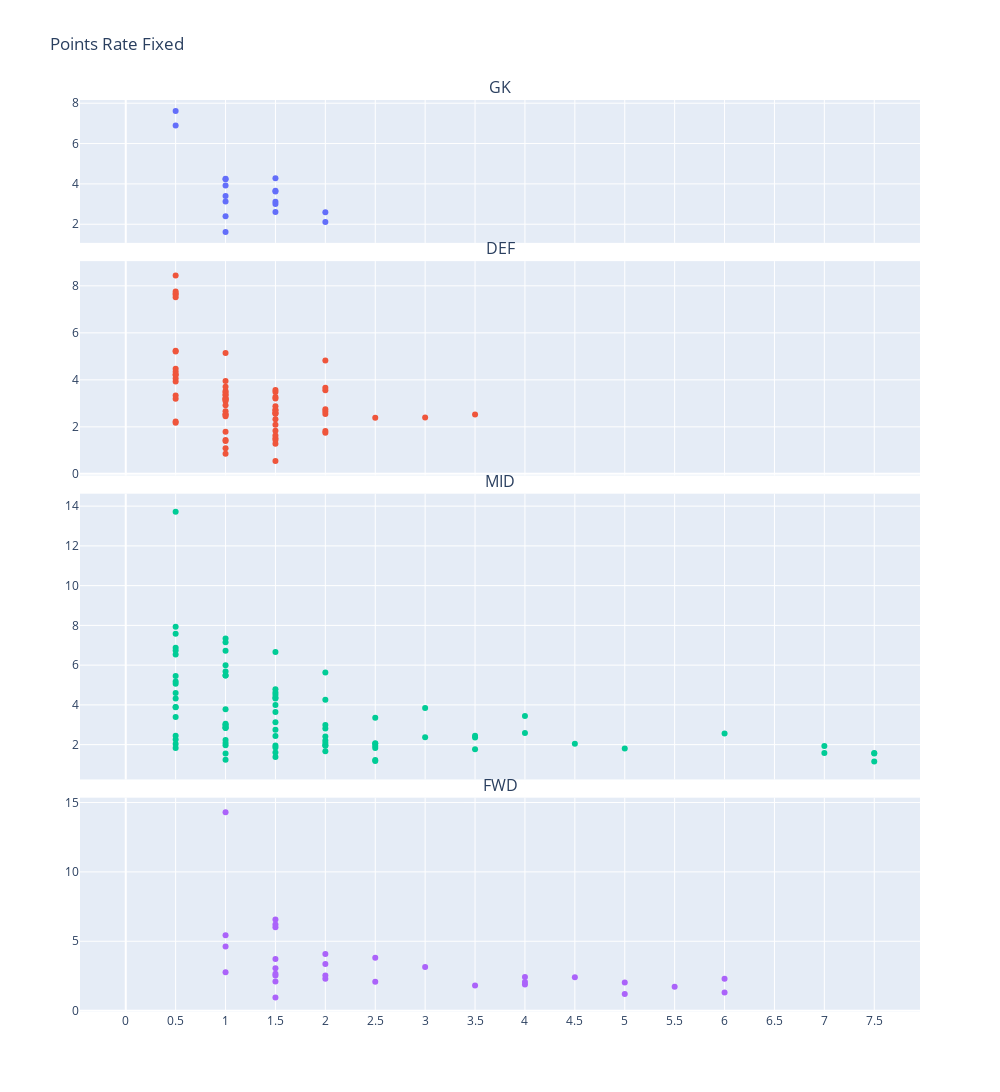

The notebook cell this image was saved under:
### Code cell
from plotly.subplots import make_subplots
import plotly.graph_objects as go

fig = make_subplots(rows=4, cols=1,subplot_titles=("GK", "DEF", "MID", "FWD"),
                   row_heights=[0.2,0.3,0.4,0.3],
                   shared_xaxes=True,
                   vertical_spacing=0.02,
                   #specs = [[{'template':'plotly_dark'}],[{'template':'plotly_dark'}],[{'template':'plotly_dark'}],[{'template':'plotly_dark'}]]
                   )
fig.add_trace(
    go.Scatter(x=GK["realCost"], y=GK["PointRateFixed"],mode='markers',text=GK['second_name']),
    row=1, col=1
)

fig.add_trace(
    go.Scatter(x=DEF["realCost"], y=DEF["PointRateFixed"],mode='markers',text=DEF['second_name']),
    row=2, col=1
)

fig.add_trace(
    go.Scatter(x=MID["realCost"], y=MID["PointRateFixed"],mode='markers',text=MID['second_name']),
    row=3, col=1
)

fig.add_trace(
    go.Scatter(x=FWD["realCost"], y=FWD["PointRateFixed"],mode='markers',text=FWD['second_name']),
    row=4, col=1
)

fig.update_xaxes(tick0=0, dtick=0.5)

fig.update_layout(height=1200, width=1000, title_text="Points Rate Fixed",showlegend=False)
fig.show()

### Figure 1 — Plotly figure (JSON) as saved in the notebook; plotly's stock layout.template omitted (floating-point values rounded to 4 significant figures)
{"data": [{"mode": "markers", "text": ["Leno", "Ryan", "Pope", "Arrizabalaga", "Guaita", "Pickford", "Schmeichel", "Ramses Becker", "Santana de Moraes", "de Gea", "Henderson", "Dubravka", "Ramsdale", "McCarthy", "Lloris", "Fabianski", "dos Santos Patrício"], "type": "scatter", "x": [1, 0.5, 1.5, 1, 1, 1, 1.5, 2, 2, 1.5, 1.5, 1, 1, 0.5, 1.5, 1, 1.5], "xaxis": "x", "y": [4.228, 6.901, 3.665, 1.616, 4.254, 2.398, 3.119, 2.595, 2.117, 2.612, 3.621, 3.918, 3.123, 7.619, 4.277, 3.401, 3.002], "yaxis": "y"}, {"mode": "markers", "text": ["Luiz Moreira Marinho", "Soares", "Mings", "Targett", "Konsa Ngoyo", "Guilbert", "Burn", "Dunk", "Montoya", "Webster", "Tarkowski", "Bardsley", "Pieters", "Mee", "Taylor", "Azpilicueta", "Alonso", "Rüdiger", "Zouma", "James", "Chilwell", "Cahill", "Ward", "Kelly", "van Aanholt", "Digne", "Keane", "Mina", "Holgate", "Evans", "Barbosa Pereira", "Söyüncü", "van Dijk", "Robertson", "Alexander-Arnold", "Gomez", "Otamendi", "Walker", "Mendy", "Aké", "Laporte", "Maguire", "Shaw", "Lindelöf", "Wan-Bissaka", "Fernández", "Lascelles", "Manquillo", "Basham", "Stevens", "Baldock", "Egan", "O'Connell", "Bertrand", "Stephens", "Bednarek", "Alderweireld", "Aurier", "Sánchez", "Doherty", "Ogbonna", "Cresswell", "Fredericks", "Diop", "Boly", "Coady", "Saïss", "Castro Otto"], "type": "scatter", "x": [1.5, 1, 1, 0.5, 0.5, 0.5, 0.5, 1, 0.5, 0.5, 1.5, 0.5, 0.5, 1, 0.5, 2, 2, 1, 1, 1, 1.5, 0.5, 0.5, 0.5, 1.5, 2, 1, 1.5, 1, 1.5, 2, 1.5, 2.5, 3, 3.5, 1.5, 1, 2, 2, 1.5, 2, 1.5, 1, 1, 1.5, 1, 0.5, 0.5, 1, 1.5, 1.5, 1, 1, 1, 1, 0.5, 1.5, 1.5, 1.5, 2, 1, 1, 0.5, 0.5, 1.5, 1, 1, 1.5], "xaxis": "x2", "y": [1.519, 3.477, 1.792, 5.238, 3.925, 3.337, 3.196, 3.529, 4.228, 4.348, 2.612, 7.619, 7.676, 3.194, 8.436, 1.827, 4.829, 2.924, 0.8536, 3.709, 3.482, 4.061, 4.202, 7.757, 2.872, 1.749, 2.66, 1.637, 2.534, 2.088, 2.659, 2.328, 2.386, 2.4, 2.521, 3.268, 5.146, 2.55, 2.75, 1.278, 3.558, 1.832, 3.353, 3.105, 2.562, 3.363, 5.202, 7.514, 3.146, 2.711, 2.573, 3.954, 3.225, 1.094, 2.53, 2.224, 1.443, 3.211, 0.5485, 3.667, 1.436, 1.393, 4.474, 2.17, 3.569, 2.456, 3.182, 2.727], "yaxis": "y2"}, {"mode": "markers", "text": ["Aubameyang", "Xhaka", "Pépé", "Saka", "Borges Da Silva", "Hourihane", "Grealish", "McGinn", "Ibrahim Hassan", "El Ghazi", "Soares de Paulo", "Stephens", "Groß", "Pröpper", "Mooy", "Trossard", "Cork", "Westwood", "McNeil", "Frello Filho", "Barkley", "Kovacic", "Pulisic", "Mount", "McArthur", "Kouyaté", "Milivojevic", "Zaha", "Walcott", "Sigurdsson", "Anício Caldeira Duarte", "Tielemans", "Pérez", "Maddison", "Barnes", "Ndidi", "Wijnaldum", "Henderson", "Oxlade-Chamberlain", "Mané", "Tavares", "Salah", "Wilson", "Gündogan", "De Bruyne", "Mahrez", "Sterling", "Veiga de Carvalho e Silva", "Foden", "Hernandez", "Borges Fernandes", "Pereira", "Rashford", "McTominay", "James", "Greenwood", "Shelvey", "Ritchie", "Hayden", "Saint-Maximin", "Almirón", "Hendrick", "Fleck", "Norwood", "Lundstram", "Redmond", "Armstrong", "Ward-Prowse", "Sissoko", "Lamela", "Son", "Rodrigues Moura da Silva", "Alli", "Højbjerg", "Noble", "Snodgrass", "Yarmolenko", "Pereira Gomes", "Rice", "Fornals", "Santos Moutinho", "Dendoncker", "Traoré", "da Silva Neves", "Jota"], "type": "scatter", "x": [7.5, 1, 3.5, 1, 3.5, 1.5, 2.5, 1, 1, 1.5, 0.5, 0, 1.5, 0.5, 0.5, 1.5, 0.5, 1, 1.5, 0.5, 1.5, 1, 4, 2.5, 1, 0.5, 1.5, 2.5, 1.5, 2.5, 1.5, 2, 2, 2.5, 2.5, 0.5, 1, 1, 2, 7.5, 1, 7.5, 1, 1, 7, 4, 7, 3, 2, 1, 6, 0.5, 5, 0.5, 2, 3, 1, 0.5, 0.5, 1, 1.5, 0.5, 1.5, 0.5, 1, 2, 1, 1.5, 0.5, 1.5, 4.5, 2.5, 3.5, 0.5, 0.5, 1.5, 1.5, 2, 0.5, 2, 1, 0.5, 2, 1, 2], "xaxis": "x3", "y": [1.156, 1.237, 1.768, 3.78, 2.444, 4.369, 1.93, 2.855, 5.682, 3.128, 5.069, null, 2.755, 2.265, 6.542, 3.992, 1.836, 3.048, 1.957, 6.734, 4.505, 2.228, 2.592, 2.066, 1.553, 4.596, 1.381, 1.171, 3.643, 1.221, 4.623, 1.948, 4.254, 2.043, 3.354, 3.894, 2.864, 5.998, 2.983, 1.554, 2.991, 1.575, 6.72, 2.087, 1.935, 3.438, 1.574, 2.375, 5.631, 2.984, 2.555, 7.578, 1.8, 7.932, 1.973, 3.837, 5.477, 13.72, 4.324, 5.484, 1.854, 5.181, 2.439, 3.885, 7.341, 1.665, 7.151, 1.598, 2.448, 4.323, 2.045, 1.826, 2.354, 2.036, 6.879, 4.787, 6.66, 2.21, 3.392, 2.077, 2.834, 5.448, 2.809, 1.965, 2.414], "yaxis": "y3"}, {"mode": "markers", "text": ["Lacazette", "Moraes", "Maupay", "Connolly", "Rodriguez", "Barnes", "Wood", "Giroud", "Abraham", "Ayew", "Calvert-Lewin", "de Andrade", "Vardy", "Iheanacho", "Firmino", "Origi", "Agüero", "de Jesus", "Martial", "Apolinário de Lira", "McGoldrick", "McBurnie", "Mousset", "Long", "Ings", "Adams", "Kane", "Antonio", "Haller", "Jiménez"], "type": "scatter", "x": [4, 1.5, 2, 1, 1.5, 1.5, 2, 2.5, 3, 1.5, 2.5, 3.5, 5.5, 1.5, 5, 1, 6, 5, 4.5, 1.5, 1, 1.5, 1.5, 1, 4, 1.5, 6, 2, 2, 4], "xaxis": "x4", "y": [2.062, 2.095, 2.533, 5.44, 3.73, 3.062, 3.366, 3.806, 3.143, 2.668, 2.076, 1.805, 1.715, 6.016, 1.193, 14.31, 2.3, 2.022, 2.404, 0.946, 2.762, 2.534, 6.214, 4.618, 2.429, 6.575, 1.301, 4.075, 2.302, 1.882], "yaxis": "y4"}], "layout": {"annotations": [{"font": {"size": 16}, "showarrow": false, "text": "GK", "x": 0.5, "xanchor": "center", "xref": "paper", "y": 1, "yanchor": "bottom", "yref": "paper"}, {"font": {"size": 16}, "showarrow": false, "text": "DEF", "x": 0.5, "xanchor": "center", "xref": "paper", "y": 0.8233, "yanchor": "bottom", "yref": "paper"}, {"font": {"size": 16}, "showarrow": false, "text": "MID", "x": 0.5, "xanchor": "center", "xref": "paper", "y": 0.5683, "yanchor": "bottom", "yref": "paper"}, {"font": {"size": 16}, "showarrow": false, "text": "FWD", "x": 0.5, "xanchor": "center", "xref": "paper", "y": 0.235, "yanchor": "bottom", "yref": "paper"}], "height": 1200, "showlegend": false, "title": {"text": "Points Rate Fixed"}, "width": 1000, "xaxis": {"anchor": "y", "domain": [0, 1], "dtick": 0.5, "matches": "x4", "showticklabels": false, "tick0": 0}, "xaxis2": {"anchor": "y2", "domain": [0, 1], "dtick": 0.5, "matches": "x4", "showticklabels": false, "tick0": 0}, "xaxis3": {"anchor": "y3", "domain": [0, 1], "dtick": 0.5, "matches": "x4", "showticklabels": false, "tick0": 0}, "xaxis4": {"anchor": "y4", "domain": [0, 1], "dtick": 0.5, "tick0": 0}, "yaxis": {"anchor": "x", "domain": [0.8433, 1]}, "yaxis2": {"anchor": "x2", "domain": [0.5883, 0.8233]}, "yaxis3": {"anchor": "x3", "domain": [0.255, 0.5683]}, "yaxis4": {"anchor": "x4", "domain": [0, 0.235]}}}
